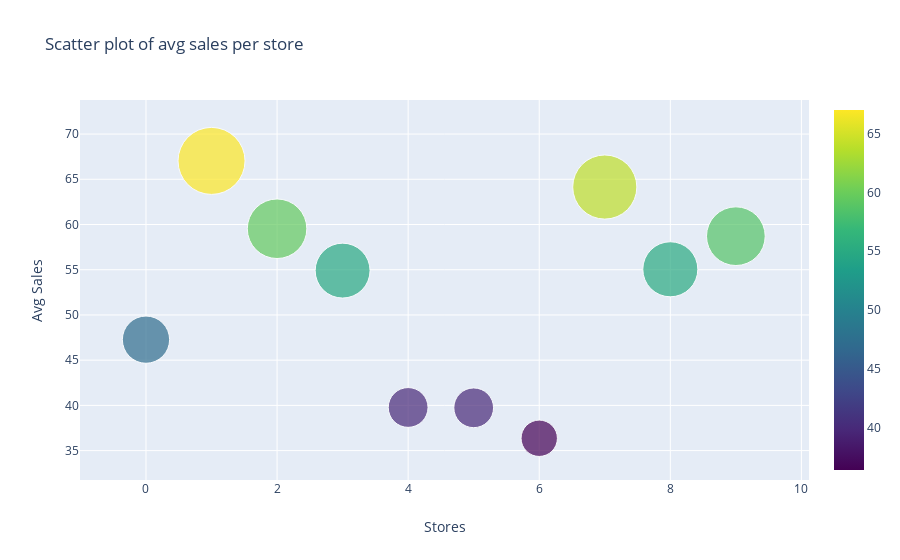

Notebook code for this chart:
### Code cell
def configure_plotly_browser_state():
  import IPython
  display(IPython.core.display.HTML('''
        <script src="/static/components/requirejs/require.js"></script>
        <script>
          requirejs.config({
            paths: {
              base: '/static/base',
              plotly: 'https://cdn.plot.ly/plotly-1.5.1.min.js?noext',
            },
          });
        </script>
        '''))

configure_plotly_browser_state()

sales_across_store_df = sales_pivoted_df.copy()
sales_across_store_df['avg_sale'] = sales_across_store_df.apply(lambda r: r.mean(),axis=1)

sales_store_data = go.Scatter(
  y = sales_across_store_df.avg_sale.values,
  mode = 'markers',
  marker=dict(
    size = sales_across_store_df.avg_sale.values,
    color = sales_across_store_df.avg_sale.values,
    colorscale='Viridis',
    showscale=True
  ),
  text = sales_across_store_df.index.values
)
data = [sales_store_data]

sales_store_layout = go.Layout(
  autosize = True,
  title = 'Scatter plot of avg sales per store',
  hovermode = 'closest',
  xaxis = dict(
    title = 'Stores',
    ticklen = 10,
    zeroline = False,
    gridwidth = 1,
  ),
  yaxis = dict(
    title = "Avg Sales",
    ticklen = 10,
    zeroline = False,
    gridwidth = 1,
  ),
  showlegend = False
)

fig = go.Figure(data=data,layout=sales_store_layout)
py.iplot(fig,filename='scatter_sales_store')

### Figure 1 — Plotly figure (JSON) as saved in the notebook; plotly's stock layout.template omitted (floating-point values rounded to 4 significant figures)
{"data": [{"marker": {"color": [47.27, 67.03, 59.53, 54.9, 39.77, 39.73, 36.36, 64.14, 55.05, 58.71], "size": [47.27, 67.03, 59.53, 54.9, 39.77, 39.73, 36.36, 64.14, 55.05, 58.71], "showscale": true, "colorscale": [[0, "#440154"], [0.1111, "#482878"], [0.2222, "#3e4989"], [0.3333, "#31688e"], [0.4444, "#26828e"], [0.5556, "#1f9e89"], [0.6667, "#35b779"], [0.7778, "#6ece58"], [0.8889, "#b5de2b"], [1, "#fde725"]]}, "text": [1, 2, 3, 4, 5, 6, 7, 8, 9, 10], "type": "scatter", "mode": "markers", "y": [47.27, 67.03, 59.53, 54.9, 39.77, 39.73, 36.36, 64.14, 55.05, 58.71]}], "layout": {"autosize": true, "title": {"text": "Scatter plot of avg sales per store"}, "yaxis": {"zeroline": false, "ticklen": 10, "gridwidth": 1, "title": {"text": "Avg Sales"}}, "showlegend": false, "xaxis": {"zeroline": false, "ticklen": 10, "gridwidth": 1, "title": {"text": "Stores"}}, "hovermode": "closest"}}
